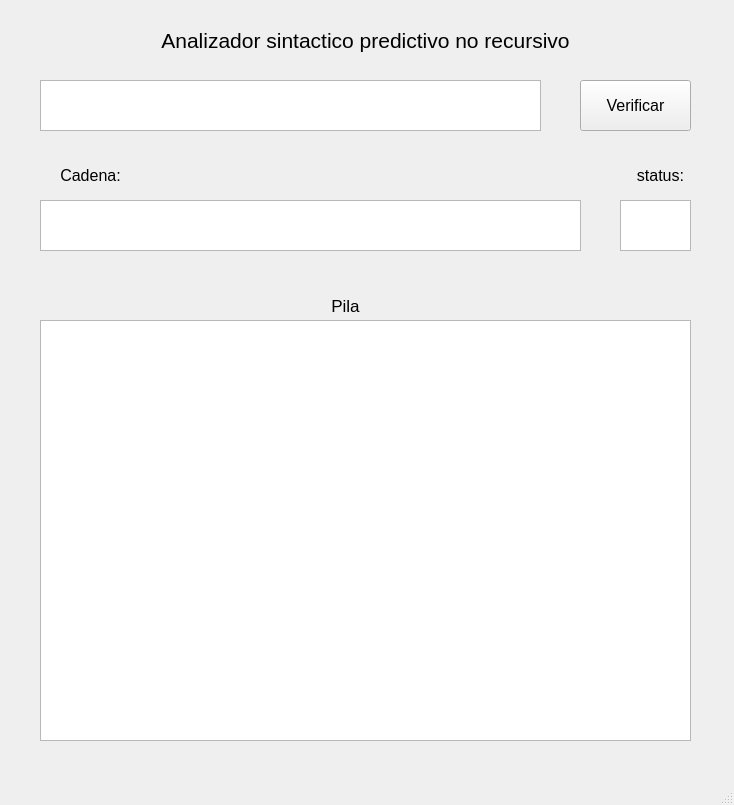
<?xml version="1.0" encoding="UTF-8"?>
<ui version="4.0">
 <class>MainWindow</class>
 <widget class="QMainWindow" name="MainWindow">
  <property name="geometry">
   <rect>
    <x>0</x>
    <y>0</y>
    <width>734</width>
    <height>805</height>
   </rect>
  </property>
  <property name="windowTitle">
   <string>MainWindow</string>
  </property>
  <widget class="QWidget" name="centralwidget">
   <widget class="QLabel" name="label">
    <property name="geometry">
     <rect>
      <x>30</x>
      <y>10</y>
      <width>671</width>
      <height>61</height>
     </rect>
    </property>
    <property name="font">
     <font>
      <pointsize>16</pointsize>
     </font>
    </property>
    <property name="text">
     <string>Analizador sintactico predictivo no recursivo</string>
    </property>
    <property name="alignment">
     <set>Qt::AlignCenter</set>
    </property>
   </widget>
   <widget class="QTextBrowser" name="textBrowser">
    <property name="geometry">
     <rect>
      <x>40</x>
      <y>320</y>
      <width>651</width>
      <height>421</height>
     </rect>
    </property>
    <property name="font">
     <font>
      <pointsize>10</pointsize>
     </font>
    </property>
   </widget>
   <widget class="QLabel" name="label_3">
    <property name="geometry">
     <rect>
      <x>210</x>
      <y>290</y>
      <width>271</width>
      <height>31</height>
     </rect>
    </property>
    <property name="font">
     <font>
      <pointsize>13</pointsize>
     </font>
    </property>
    <property name="text">
     <string>Pila</string>
    </property>
    <property name="alignment">
     <set>Qt::AlignCenter</set>
    </property>
   </widget>
   <widget class="QPushButton" name="pushButton">
    <property name="geometry">
     <rect>
      <x>580</x>
      <y>80</y>
      <width>111</width>
      <height>51</height>
     </rect>
    </property>
    <property name="font">
     <font>
      <pointsize>12</pointsize>
     </font>
    </property>
    <property name="cursor">
     <cursorShape>PointingHandCursor</cursorShape>
    </property>
    <property name="text">
     <string>Verificar</string>
    </property>
   </widget>
   <widget class="QTextEdit" name="textEdit">
    <property name="geometry">
     <rect>
      <x>40</x>
      <y>80</y>
      <width>501</width>
      <height>51</height>
     </rect>
    </property>
    <property name="font">
     <font>
      <pointsize>12</pointsize>
     </font>
    </property>
   </widget>
   <widget class="QTextBrowser" name="status">
    <property name="geometry">
     <rect>
      <x>620</x>
      <y>200</y>
      <width>71</width>
      <height>51</height>
     </rect>
    </property>
    <property name="font">
     <font>
      <pointsize>24</pointsize>
     </font>
    </property>
    <property name="cursor" stdset="0">
     <cursorShape>ForbiddenCursor</cursorShape>
    </property>
   </widget>
   <widget class="QTextBrowser" name="value_input">
    <property name="geometry">
     <rect>
      <x>40</x>
      <y>200</y>
      <width>541</width>
      <height>51</height>
     </rect>
    </property>
    <property name="font">
     <font>
      <family>MS UI Gothic</family>
      <pointsize>14</pointsize>
      <weight>50</weight>
      <bold>false</bold>
     </font>
    </property>
    <property name="cursor" stdset="0">
     <cursorShape>IBeamCursor</cursorShape>
    </property>
   </widget>
   <widget class="QLabel" name="label_2">
    <property name="geometry">
     <rect>
      <x>40</x>
      <y>160</y>
      <width>101</width>
      <height>31</height>
     </rect>
    </property>
    <property name="font">
     <font>
      <pointsize>16</pointsize>
     </font>
    </property>
    <property name="text">
     <string>&lt;html&gt;&lt;head/&gt;&lt;body&gt;&lt;p&gt;&lt;span style=&quot; font-size:12pt;&quot;&gt;Cadena:&lt;/span&gt;&lt;/p&gt;&lt;/body&gt;&lt;/html&gt;</string>
    </property>
    <property name="alignment">
     <set>Qt::AlignCenter</set>
    </property>
   </widget>
   <widget class="QLabel" name="label_4">
    <property name="geometry">
     <rect>
      <x>610</x>
      <y>160</y>
      <width>101</width>
      <height>31</height>
     </rect>
    </property>
    <property name="font">
     <font>
      <pointsize>16</pointsize>
     </font>
    </property>
    <property name="text">
     <string>&lt;html&gt;&lt;head/&gt;&lt;body&gt;&lt;p&gt;&lt;span style=&quot; font-size:12pt;&quot;&gt;status:&lt;/span&gt;&lt;/p&gt;&lt;/body&gt;&lt;/html&gt;</string>
    </property>
    <property name="alignment">
     <set>Qt::AlignCenter</set>
    </property>
   </widget>
  </widget>
  <widget class="QMenuBar" name="menubar">
   <property name="geometry">
    <rect>
     <x>0</x>
     <y>0</y>
     <width>734</width>
     <height>21</height>
    </rect>
   </property>
  </widget>
  <widget class="QStatusBar" name="statusbar"/>
 </widget>
 <resources/>
 <connections/>
</ui>
